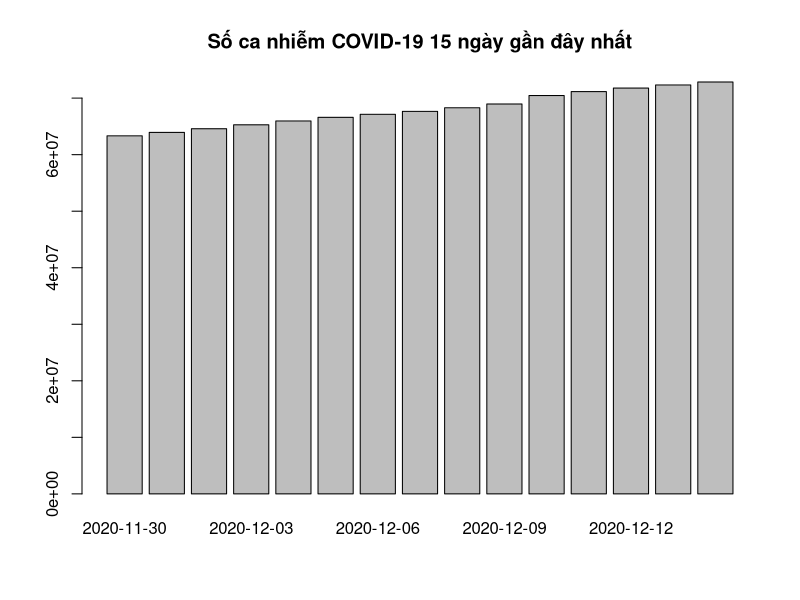
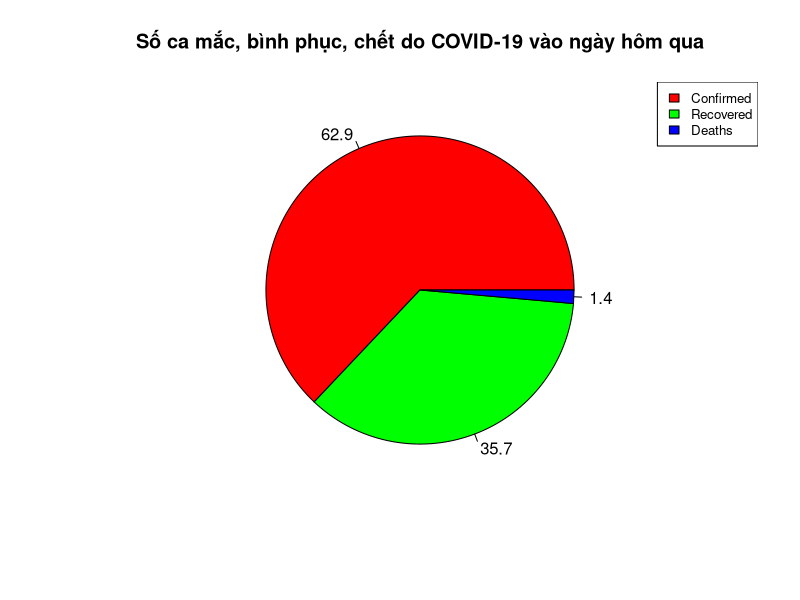

Here is the R script that generated these plots, in order:
install.packages("psych")
install.packages("gmodels")
install.packages("dplyr")

setwd("/Users/foxcode/Covid-Data-Analyst")
getwd()
covid_raw_data <- read.csv("covid-case.csv")
#View(covid_raw_data)

summary(covid_raw_data) 
na.omit(covid_raw_data)
summary(covid_raw_data)

library(psych)
describe(covid_raw_data)

attach(covid_raw_data)
describeBy(covid_raw_data, Confirmed)

library(gmodels)
CrossTable(Confirmed)

covid_raw_data[,]
covid_raw_data[1,]
covid_raw_data[1:2,]
covid_raw_data[ c(1,3), ]
covid_raw_data[1, 2:3]
covid_raw_data[1:2, 2:3]

tibble::as_tibble(covid_raw_data)

con <- table(Confirmed)
barplot(tail(covid_raw_data, 15)$Confirmed, names.arg = tail(covid_raw_data, 15)$Date, main = "Số ca nhiễm COVID-19 15 ngày gần đây nhất")

confirmed <- tail(covid_raw_data, 1)[,2:4][,1]
recovered <- tail(covid_raw_data, 1)[,2:4][,2]
deaths <- tail(covid_raw_data, 1)[,2:4][,3]

x <- c(confirmed, recovered, deaths)
labels <- c("Confirmed", "Recovered", "Deaths")
piepercent<- round(100*x/sum(x), 1)

pie(x, labels = piepercent, main = "Số ca mắc, bình phục, chết do COVID-19 vào ngày hôm qua",col = rainbow(length(x)))
legend("topright", c("Confirmed", "Recovered", "Deaths"), cex = 0.8, fill = rainbow(length(x)))
